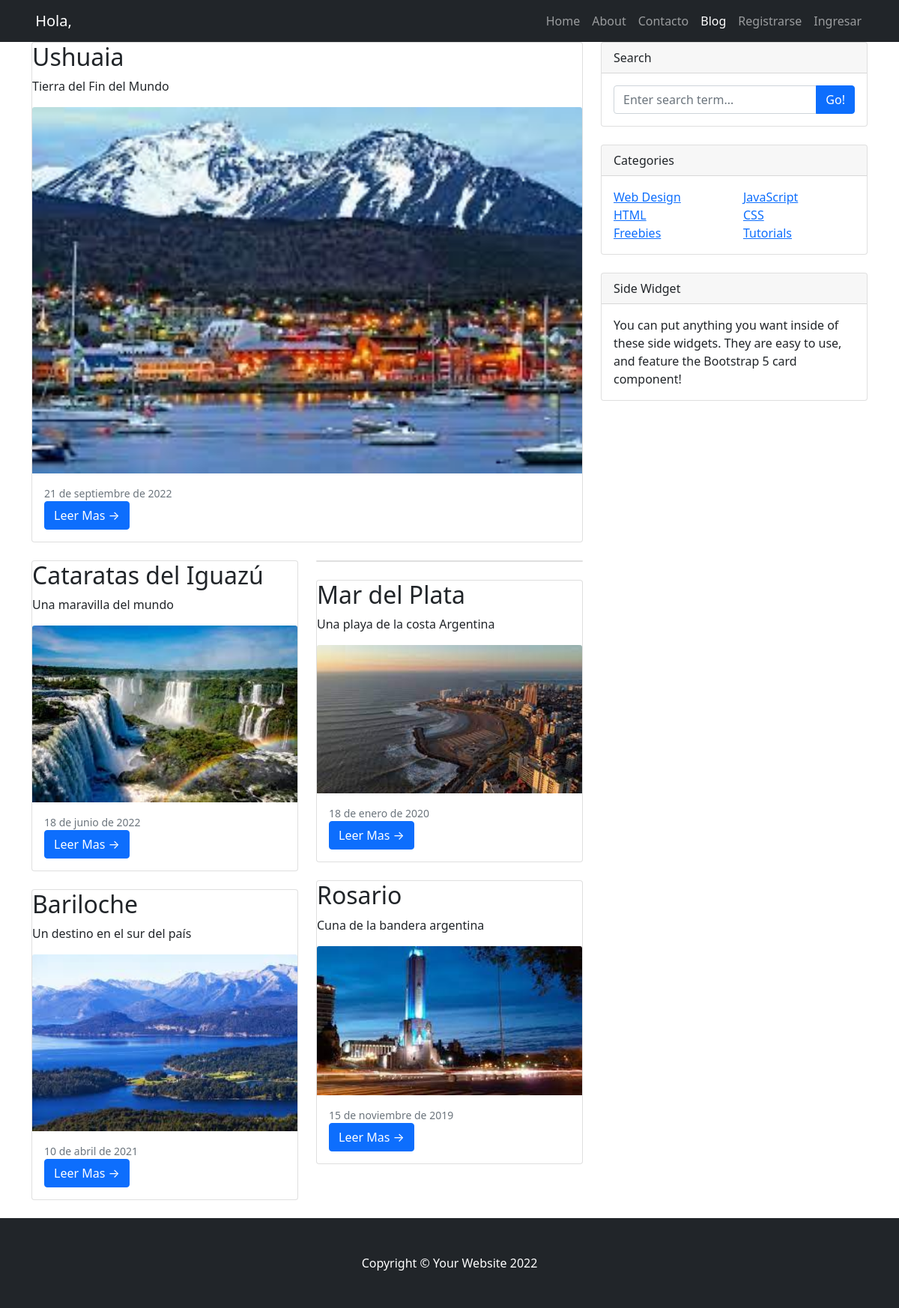
The app's page /viajes-blog/ with its own data.
### viajes_blog/models.py (models this page shows)
class Post(models.Model):
    titulo = models.CharField(max_length = 100)
    subtitulo = models.CharField(max_length = 100)
    texto = models.TextField(max_length = 3000)
    publicado_el = models.DateField()
    imagen = models.ImageField(upload_to="posteos", null="True", blank=True)

### viajes_blog/views.py (the view)
# urls.py: path('viajes-blog/', index, name="viajes-blog-index"),
def index (request):
    posts = Post.objects.order_by('-publicado_el')
    return render(request, "viajes_blog/index.html", {"posts": posts})

### viajes_blog/templates/viajes_blog/index.html (shortened to what this page needs)
{%extends "viajes_blog/base.html"%}
{% block contenido%}
<div class="container">
    <div class="row">
        <div class="col-lg-8">
            {% if posts %}
                <div class="card mb-4">
                    {% if posts.0 %}
                    <h2 class="card-title">{{posts.0.titulo}}</h2>
                    <p class="card-text">{{posts.0.subtitulo}}</p>
                    <a href="#!"><img class="card-img-top" src="{{posts.0.imagen.url}}" alt="..." /></a>
                    <div class="card-body">
                        <div class="small text-muted">{{posts.0.publicado_el}}</div>
                        <a class="btn btn-primary" href="{% url 'viajes-blog-detalle' posts.0.id %}">Leer Mas →</a>
                    </div>
                    {% endif %}
                </div>
                <div class="row">
                    <div class="col-lg-6">
                        <div class="card mb-4">
                            {% if posts.1 %}
                            <h2 class="card-title">{{posts.1.titulo}}</h2>
                            <p class="card-text">{{posts.1.subtitulo}}</p>
                            <a href="#!"><img class="card-img-top" src="{{posts.1.imagen.url}}" alt="..." /></a>
                            <div class="card-body">
                                <div class="small text-muted">{{posts.1.publicado_el}}</div>
                                <a class="btn btn-primary" href="{% url 'viajes-blog-detalle' posts.1.id %}">Leer Mas →</a>
                            </div>
                            {% endif %}
                        </div>
                        <div class="card mb-4">
                            {% if posts.2 %}
                            <h2 class="card-title">{{posts.2.titulo}}</h2>
                            <p class="card-text">{{posts.2.subtitulo}}</p>
                            <a href="#!"><img class="card-img-top" src="{{posts.2.imagen.url}}" alt="..." /></a>
                            <div class="card-body">
                                <div class="small text-muted">{{posts.2.publicado_el}}</div>
                                <a class="btn btn-primary" href="{% url 'viajes-blog-detalle' posts.2.id %}">Leer Mas →</a>
                            </div>
                            {% endif %}
                        </div>
                    </div>
                    <div class="col-lg-6">
                        <div class="card mb-4">
                        </div>
                        <div class="card mb-4">
                            {% if posts.4 %}
                            <h2 class="card-title">{{posts.4.titulo}}</h2>
                            <p class="card-text">{{posts.4.subtitulo}}</p>
                            <a href="#!"><img class="card-img-top" src="{{posts.4.imagen.url}}" alt="..." /></a>
                            <div class="card-body">
                                <div class="small text-muted">{{posts.4.publicado_el}}</div>
                                <a class="btn btn-primary" href="{% url 'viajes-blog-detalle' posts.4.id %}">Leer Mas →</a>
                            </div>
                            {% endif %}
                        </div>
                        <div class="card mb-4">
                            {% if posts.5 %}
                            <h2 class="card-title">{{posts.5.titulo}}</h2>
                            <p class="card-text">{{posts.5.subtitulo}}</p>
                            <a href="#!"><img class="card-img-top" src="{{posts.5.imagen.url}}"  alt="..." /></a>
                            <div class="card-body">
                                <div class="small text-muted">{{posts.5.publicado_el}}</div>
                                <a class="btn btn-primary" href="{% url 'viajes-blog-detalle' posts.5.id %}">Leer Mas →</a>
                            </div>
                            {% endif %}
                        </div>
                    </div>
                </div>
            {% else %}
                <h1>No hay posts</h1>
            {% endif %}
            </div>
            <div class="col-lg-4">
                <div class="card mb-4">
                    <div class="card-header">Search</div>
                    <div class="card-body">
                        <div class="input-group">
                            <input class="form-control" type="text" placeholder="Enter search term..." aria-label="Enter search term..." aria-describedby="button-search" />
                            <button class="btn btn-primary" id="button-search" type="button">Go!</button>
                        </div>
                    </div>
                </div>
                <div class="card mb-4">
                    <div class="card-header">Categories</div>
                    <div class="card-body">
                        <div class="row">
                            <div class="col-sm-6">
                                <ul class="list-unstyled mb-0">
                                    <li><a href="#!">Web Design</a></li>
                                    <li><a href="#!">HTML</a></li>
                                    <li><a href="#!">Freebies</a></li>
                                </ul>
                            </div>
                            <div class="col-sm-6">
                                <ul class="list-unstyled mb-0">
                                    <li><a href="#!">JavaScript</a></li>
                                    <li><a href="#!">CSS</a></li>
                                    <li><a href="#!">Tutorials</a></li>
                                </ul>
                            </div>
                        </div>
                    </div>
                </div>
                <div class="card mb-4">
                    <div class="card-header">Side Widget</div>
                    <div class="card-body">You can put anything you want inside of these side widgets. They are easy to use, and feature the Bootstrap 5 card component!</div>
                </div>
            </div>
        </div>
    </div>
    {% endblock %}

### records on screen
Post: titulo "Ushuaia", subtitulo "Tierra del Fin del Mundo", imagen (picture), publicado_el "21 de septiembre de 2022"
Post: titulo "Cataratas del Iguazú", subtitulo "Una maravilla del mundo", imagen (picture), publicado_el "18 de junio de 2022"
Post: titulo "Bariloche", subtitulo "Un destino en el sur del país", imagen (picture), publicado_el "10 de abril de 2021"
Post: titulo "Mar del Plata", subtitulo "Una playa de la costa Argentina", imagen (picture), publicado_el "18 de enero de 2020"
Post: titulo "Rosario", subtitulo "Cuna de la bandera argentina", imagen (picture), publicado_el "15 de noviembre de 2019"
